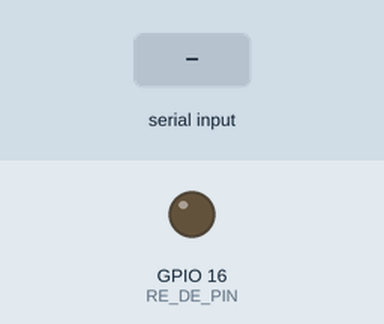
This sketch was run on a simulated ESP32. On the bench: output pins drawn as LEDs (lit = HIGH). The test bench sets the inputs (shaded band). What the sketch prints to the serial monitor is not drawn.

Above: at 1.2 s.
1.3 s: "1" received over the second serial link
Timing chart, 0 to 4.3 s (numbered marks = the images above; inputs shaded):
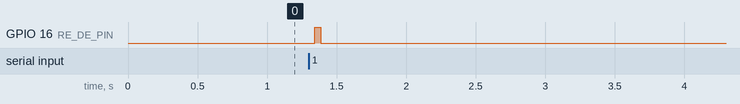

Measured:
- after the input at 1.3 s, GPIO 16 (RE_DE_PIN): LOW → HIGH at once, → LOW 0.05 s later

The sketch:

slave.ino
```cpp
#define RE_DE_PIN 16

HardwareSerial RS485(1);
uint8_t buff_sender[9] = {0};
uint32_t timer_query = 0;
uint8_t buff_receiver[9] = {0};
uint8_t i = 0;
uint8_t new_data = 0;
uint32_t timer_receiver = 0;

void setup()
{
  Serial.begin(9600);
  RS485.begin(9600, SERIAL_8N1, 17, 14);
  pinMode(RE_DE_PIN, OUTPUT);
  digitalWrite(RE_DE_PIN, LOW);

}

void loop()
{
  if (new_data)
  {
    if (millis() - timer_receiver > 40)
    {
      i = 0;
      new_data = 0;
      Serial.print("SLAVE RECEIVER: ");
      for(int k = 0; k < 9; k++)
      {
        Serial.print(buff_receiver[k]);
        Serial.print(", ");
      }
      Serial.println();

      buff_sender[0] = 30;
      buff_sender[1] = 31;
      buff_sender[2] = 32;
      buff_sender[3] = 33;
      buff_sender[4] = 34;
      buff_sender[5] = 35;
      buff_sender[6] = 36;
      buff_sender[7] = 37;
      buff_sender[8] = 38;

      Serial.print("SLAVE SENDER: ");
      digitalWrite(RE_DE_PIN, HIGH);
      for(int k = 0; k < 9; k++)
      {
        RS485.write(buff_sender[k]);
        Serial.print(buff_sender[k]);
        Serial.print(", ");
      }
      Serial.println();
      delay(10);
      digitalWrite(RE_DE_PIN, LOW);
      }
  }

  if (RS485.available() > 0)
  {
    uint8_t c = RS485.read();
    buff_receiver[i] = c;
    i++;
    new_data = 1;
    timer_receiver = millis();
  }
}
```
